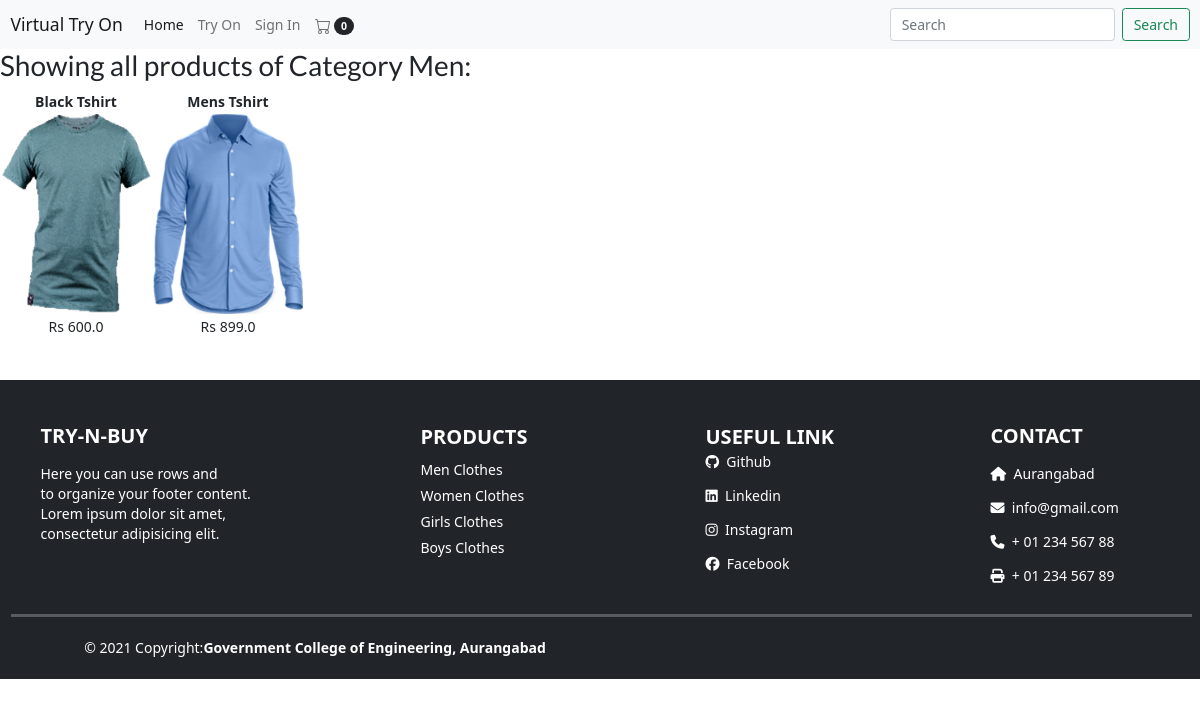
The app's page /displayCategory?categoryId=1, older data.
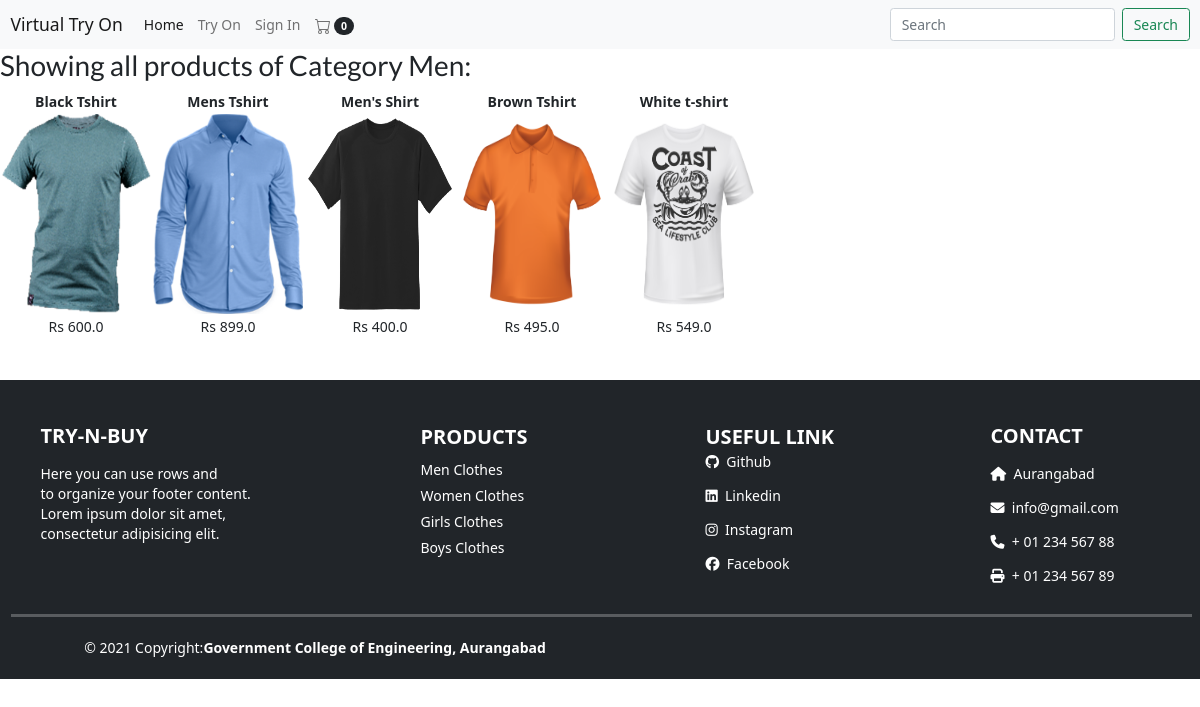
The same page, newer data.
### tables this page shows
CREATE TABLE categories (categoryId INTEGER PRIMARY KEY, name TEXT);

CREATE TABLE products (productId INTEGER PRIMARY KEY, name TEXT, price REAL, description TEXT, image TEXT, stock INTEGER, categoryId INTEGER, FOREIGN KEY (categoryId) REFERENCES categories (categoryId));

### main.py (the view)
@app.route("/displayCategory")
def displayCategory():
    loggedIn, firstName, noOfItems = getLoginDetails()
    categoryId = request.args.get("categoryId")
    with sqlite3.connect('database.db') as conn:
        cur = conn.cursor()
        cur.execute("SELECT products.productId, products.name, products.price, products.image, categories.name FROM products, categories WHERE products.categoryId = categories.categoryId AND categories.categoryId = " + categoryId)
        data = cur.fetchall()
    conn.close()
    categoryName = data[0][4]
    data = parse(data)
    return render_template('displayCategory.html', data=data, loggedIn=loggedIn, firstName=firstName, noOfItems=noOfItems, categoryName=categoryName)

### main.py (called while the page is built, shortened)
def getLoginDetails():
    with sqlite3.connect('database.db') as conn:
        cur = conn.cursor()
        if 'email' not in session:
            loggedIn = False
            firstName = ''
            noOfItems = 0
    conn.close()
    return (loggedIn, firstName, noOfItems)

def parse(data):
    ans = []
    i = 0
    while i < len(data):
        curr = []
        for j in range(7):
            if i >= len(data):
                break
            curr.append(data[i])
            i += 1
        ans.append(curr)
    return ans

### templates/displayCategory.html (shortened to what this page needs)
<!DOCTYPE HTML>
<html>
<head>
<link rel="stylesheet" href={{ url_for('static', filename='css/home.css') }} />
<link rel="stylesheet" href={{ url_for('static', filename='css/topStyle.css') }} />
<link href="https://cdn.jsdelivr.net/npm/bootstrap@5.0.1/dist/css/bootstrap.min.css" rel="stylesheet"
>
</head>
<body>
	{% include "nav.html" %}
<div>
	<h2>Showing all products of Category {{categoryName}}:</h2>
	{% for itemData in data %}
	<table>
		<tr id="productName">
			{% for row in itemData %}
			<td>
				{{row[1]}}
			</td>
			{% endfor %}
		</tr>
		<tr id="productImage">
			{% for row in itemData %}
			<td>
				<a href="/productDescription?productId={{row[0]}}">
					<img src={{ url_for('static', filename='uploads/' + row[3]) }} id="itemImage" />
				</a>
			</td>
			{% endfor %}
		</tr>
		<tr id="productPrice">
			{% for row in itemData %}
			<td>
				Rs {{row[2]}}
			</td>
			{% endfor %}
		</tr>
	</table>
	{% endfor %}
</div>
{% include "footer.html" %}
</body>
</html>

### templates/nav.html (shortened to what this page needs)
<html>
    <head>
        <link rel="stylesheet" href={{ url_for('static', filename='css/home.css' ) }} />
	<link rel="stylesheet" href={{ url_for('static', filename='css/topStyle.css' ) }} />
	<link href="https://cdn.jsdelivr.net/npm/bootstrap@5.0.1/dist/css/bootstrap.min.css" rel="stylesheet"
>
		<link href="//cdnjs.cloudflare.com/ajax/libs/semantic-ui/2.2.10/semantic.min.css" rel="stylesheet" id="bootstrap-css">
    </head>
    <body>
        <nav class="navbar d-flex flex-row site-menu navbar-expand-lg navbar-light bg-light">
    <div class="container-fluid">
         <a class="navbar-brand" href="/">Virtual Try On</a>
        <div class="collapse navbar-collapse" id="navbarSupportedContent">
            <ul class="navbar-nav me-auto mb-2 mb-lg-0">
                <li class="nav-item">
                    <a class="nav-link active" aria-current="page" href="/">Home</a>
                </li>
            <li class="nav-item">
                <a class="nav-link " href="#" data-bs-toggle="modal" data-bs-target="#myModal">Try On</a>
            </li>
                {% if not loggedIn %}
                <li class="nav-item">
                        <a class="nav-link" href="/loginForm">Sign In</a>
                </li>
                {% endif %}
                <li class="nav-item">
                    <a class="nav-link " href="/cart">
                          <span class="badge rounded-pill bg-dark">{{noOfItems}}</span>
                </a>
            </ul>
            <form class="d-flex">
                <input class="form-control me-2" type="search" placeholder="Search" aria-label="Search">
                <button class="btn btn-outline-success" type="submit">Search</button>
            </form>
        </div>
    </div>
</nav>
</body>
</html>

### templates/footer.html (shortened to what this page needs)
<html>
    <head>
        <link href="https://cdn.jsdelivr.net/npm/bootstrap@5.0.1/dist/css/bootstrap.min.css" rel="stylesheet"
>
        </head>
<body>
    <div class="container-fluid bg-dark text-white mt-5">
        <div class="container">
        <div class="row ">
          <div class="col-xl-4 col-lg-4 col-md-4 col-sm-12 col-12 footer pt-5">
            <p style="font-size:20px;text-transform: uppercase;font-weight: 800;" data-aos="slide-right">Try-N-Buy</p>
            <p data-aos="slide-right">Here you can use rows and<br>
            to organize your footer content.<br>
            Lorem ipsum dolor sit amet,<br>
            consectetur adipisicing elit.<br></p>
          </div>
          <div class="col-xl-3 pt-5 hide-girl">
            <span style="font-size:20px;text-transform: uppercase;font-weight: 800;" data-aos="zoom-in-left">products</span><br>
            <p style="margin-top:3%" data-aos="slide-up">Men Clothes</p>
            <p style="margin-top:-3%" data-aos="slide-up">Women Clothes</p>
            <p style="margin-top:-3%" data-aos="slide-up">Girls Clothes</p>
            <p style="margin-top:-3%;" data-aos="slide-up">Boys Clothes</p>
         </div>
          <div class="col-xl-3 col-lg-4 col-md-4 col-sm-12 col-12 footer  pt-5">
            <span style="font-size:20px;text-transform: uppercase;font-weight: 800;" class="text-center" data-aos="zoom-in-left">useful link</span><br>
            <p data-aos="fade-up"><i class="fab fa-github" aria-hidden="true" href="www.github.com"></i>&nbsp; Github</p>
            <p data-aos="fade-up"><i class="fab fa-linkedin" aria-hidden="true"></i>&nbsp; Linkedin</p>
            <p data-aos="fade-up"><i class="fab fa-instagram" aria-hidden="true"></i>&nbsp; Instagram</p>
            <p data-aos="fade-up"><i class="fab fa-facebook" aria-hidden="true"></i>&nbsp; Facebook</p>
          </div>
          <div class="col-xl-2 col-lg-4 col-md-4 col-sm-12 col-12 footer pt-5 pb-3">
            <p style="font-size:20px;text-transform: uppercase;font-weight: 800;" data-aos="slide-left">contact</p>
            <p data-aos="fade-up"><i class="fa fa-home" aria-hidden="true"></i>&nbsp; Aurangabad</p>
            <p data-aos="fade-up"><i class="fa fa-envelope" aria-hidden="true"></i>&nbsp; info@gmail.com</p>
            <p data-aos="fade-up"><i class="fa fa-phone" aria-hidden="true"></i>&nbsp; + 01 234 567 88</p>
            <p data-aos="fade-up"><i class="fa fa-print" aria-hidden="true"></i>&nbsp; + 01 234 567 89</p>
          </div>
        </div>
      </div>
      <hr style="color:white;width:100%;border:1px solid">
      <div class="container mt-4 pb-4">
        <div class="row">
          <div class="col-12 col-xl-6 col-lg-6 col-md-6 col-sm-6 ">
            <p align="center">© 2021 Copyright:<span style="font-weight:600">Government College of Engineering, Aurangabad</span></p>
          </div>
        </div>
      </div>
      </div>
  </body>
  </html>

### static/css/home.css (style rules this page uses)
#itemImage { height: 200px; width: 150px; }
table { border-spacing: 20px; }
#productName { text-align: center; font-weight: bold; }
#productPrice { text-align: center; }

Row changes from the older to the newer data that the page shows:
added products: name "Men's Shirt", image (picture), price "400.0"
added products: name "Brown Tshirt", image (picture), price "495.0"
added products: name "White t-shirt", image (picture), price "549.0"
